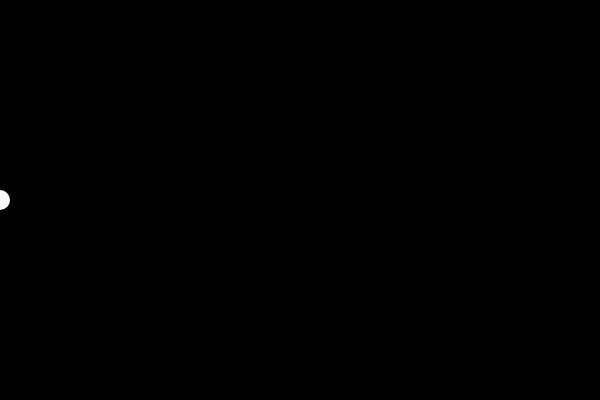
Frame 1 (no input)
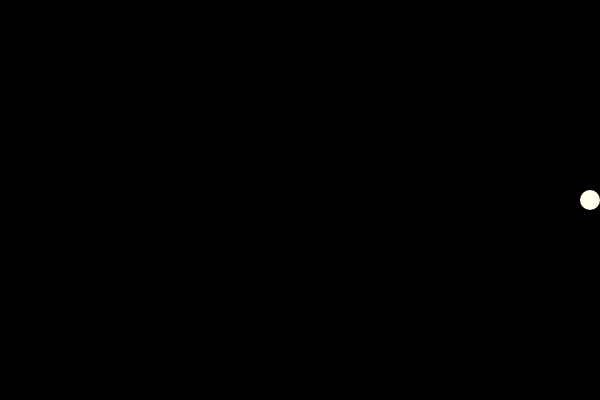
Frame 60 (no input)
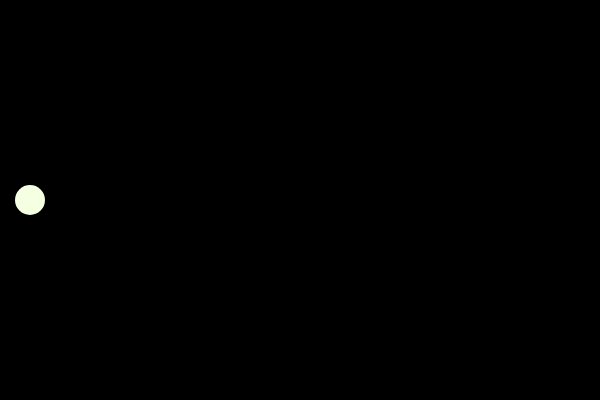
Frame 120 (the mouse pressed at the canvas centre since frame 60)

The p5.js sketch that drew these frames (run headless with seeded random() and noise() and a simulated clock; from frame 60 on, the mouse is pressed at the canvas centre):

// p5.js sketch
// ── sketch.js
var x=0;
var speed=10;
var r=20;
var a=255;
var b=255;
var c=255;

function setup() {
  createCanvas(600, 400);
}

function draw() {
  background(0);
  noStroke();
  fill(a,b,c);
  ellipse(x, 200, r, r);
  if (x+r/2>=width){
    speed=-10;
    a=a-10;
    r=r+10;
  } else if (x-r/2<=0){
    speed=10;
    c=c-10;
  }
  x=x+speed;
}
